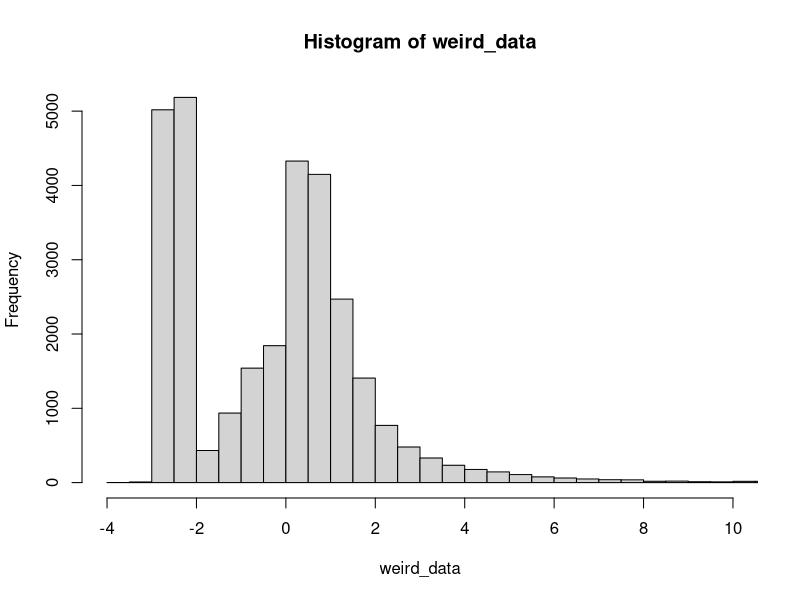
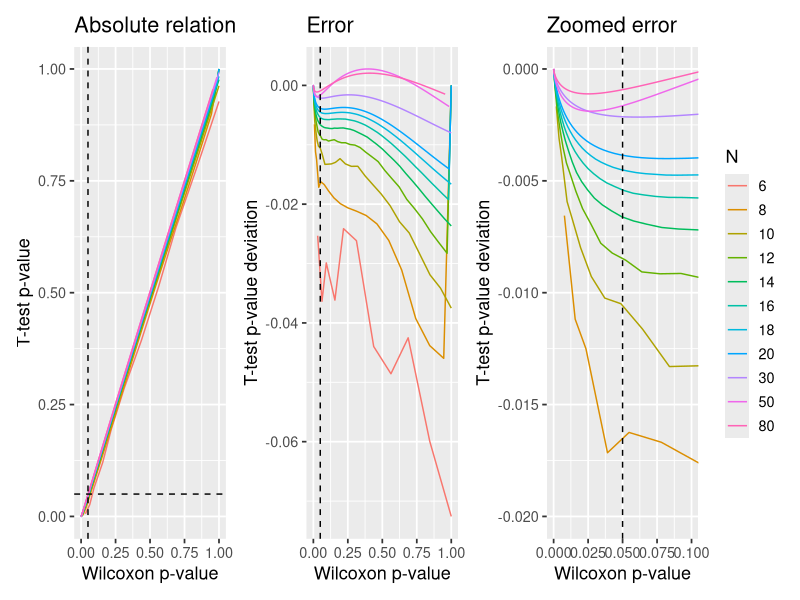

Write R code to recreate these figures, in order.
## ---- chunk 1
weird_data = c(rnorm(10000), exp(rnorm(10000)), runif(10000, min=-3, max=-2))
hist(weird_data, breaks=200, xlim=c(-4, 10))
## ---- chunk 2
x = sample(weird_data, 50)  # Pick out a few values to get reasonable p-values
signed_ranks = sign(x) * rank(abs(x))
p_wilcox = wilcox.test(x)$p.value
p_ttest = t.test(signed_ranks)$p.value
rbind(p_wilcox, p_ttest)  # Print in rows
## ---- chunk 3
library(tidyverse)
signed_rank = function(x) sign(x) * rank(abs(x))

# Parameters
Ns = c(seq(from=6, to=20, by=2), 30, 50, 80)
mus = c(0, 1, 2)  # Means
PERMUTATIONS = 1:200

# Run it
D = expand.grid(set=PERMUTATIONS, mu=mus, N=Ns) %>%
  mutate(
    # Generate data
    data = map2(mu, N, function(mu, N) mu + sample(weird_data, N)),
    
    # Run tests
    wilcox_raw = map(data, ~ wilcox.test(.x)),
    ttest_raw = map(data, ~ t.test(signed_rank(.x))),
    
    # Tidy it up
    wilcox = map(wilcox_raw, broom::tidy),
    ttest = map(ttest_raw, broom::tidy)
  ) %>%
  
  # Get as columns instead of lists; then remove "old" columns
  unnest(wilcox, ttest, .sep='_') %>%
  select(-data, -wilcox_raw, -ttest_raw)

head(D)
## ---- chunk 4
D$N = factor(D$N)  # Make N a factor for prettier plotting

library(ggplot2)
library(patchwork)

# A straight-up comparison of the p-values
p_relative = ggplot(D, aes(x=wilcox_p.value, y=ttest_p.value, color=N)) + 
  geom_line() + 
  geom_vline(xintercept=0.05, lty=2) +
  geom_hline(yintercept=0.05, lty=2) +
  
  labs(title='Absolute relation', x = 'Wilcoxon p-value', y = 'T-test p-value') + 
  #coord_cartesian(xlim=c(0, 0.10), ylim=c(0, 0.11)) + 
  theme_gray(13) + 
  guides(color=FALSE)

# Looking at the difference (error) between p-values
p_error_all = ggplot(D, aes(x=wilcox_p.value, y=ttest_p.value-wilcox_p.value, color=N)) + 
  geom_line() + 
  geom_vline(xintercept=0.05, lty=2) +
  
  labs(title='Error', x = 'Wilcoxon p-value', y = 'T-test p-value deviation') + 
  theme_gray(13) + 
  guides(color=FALSE)

# Same, but zoomed in around p=0.05
p_error_zoom = ggplot(D, aes(x=wilcox_p.value, y=ttest_p.value-wilcox_p.value, color=N)) + 
  geom_line() + 
  geom_vline(xintercept=0.05, lty=2) +
  
  labs(title='Zoomed error', x = 'Wilcoxon p-value', y = 'T-test p-value deviation') + 
  coord_cartesian(xlim=c(0, 0.10), ylim=c(-0.020, 0.000)) + 
  theme_gray(13)

# Show it. Patchwork is your friend!
p_relative + p_error_all + p_error_zoom
